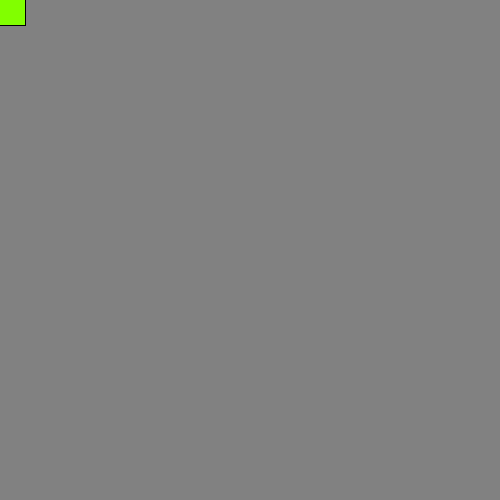
Frame 1 (no input)
Frame 60 (the mouse pressed at the canvas centre just before this capture): identical to frame 1, image omitted
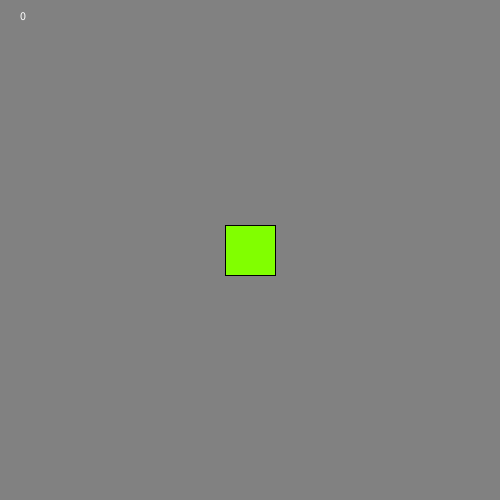
Frame 120 (the mouse held since frame 60 and released just before this capture)

The Processing sketch that drew these frames (run headless with seeded random() and noise(); from frame 60 on, the mouse is pressed at the canvas centre):

// Processing sketch: shooting_class
// ── shooting_class.pde
int n = 100;
int j = 0;// bullet
int score; // scoring system
Bullet[] bullet = new Bullet[n];
Hero hero;

void setup () {
  size(500, 500);
  
  
   for(int i = 0; i < n; i++){
    
    bullet[i] = new Bullet(-100,height+100,0,0);
   }
   
   hero = new Hero(mouseX, mouseY, 50, 50, color(129, 255, 0));
}

void draw () {
  background(129);
  // display score on screen
  fill(255);
  text(score, 20,20);
  
  // update bullet position
  for(int i = 0; i < n; i++) { 
    bullet[i].update();
  }
  
  // display bullet
  for(int i = 0; i < n; i++){
    bullet[i].display();
  }
  
  // display hero
  hero.display();

}

// create a new bullet each time the mouse is pressed based on the current
// mouse position
void mousePressed () {
 bullet[j] = new Bullet(mouseX, mouseY, +20, 5);
 j = (j + 1) % n;
}

// ── Bullet.pde
class Bullet {
  float x;
  float y;
  float vy;
  float r;
  
  // contructor
  Bullet(float tempX, float tempY, float tempVY, float tempR) {
    x = tempX;
    y = tempY;
    vy = tempVY;
    r = tempR;
  }
    
    // functions
    void update () {
      frameRate(15);
      x+= -80;
      y+= vy;
      r+= 0;
      
      if (y < 0) {
        y = height + 100;
        vy = 0;
        r = 0;
      }
    }
    
    void display () {
      fill(40, 50, 255, 100);
      ellipse(x, y, r, r);
    }
  
}// wnd class

// ── Hero.pde
class Hero {
  float xPos;
  float yPos;
  int wSize;
  int hSize;
  color choose;
  
  // contructor
  Hero(float tempXpos, float tempYpos, int tempWsize, int tempHsize, color tempChoose) {
    xPos = tempXpos;
    yPos = tempYpos;
    wSize = tempWsize;
    hSize = tempHsize;
    choose = tempChoose;
  }
  
  void display () {
    rectMode(CENTER);
    fill(choose);
    rect(mouseX, mouseY, wSize, hSize);
  }
}
